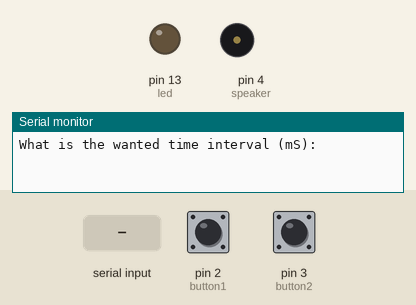
Recording of a sketch running on a simulated Arduino Mega 2560, built with avr-gcc and run on an emulated ATmega2560. Parts: output pins drawn as LEDs (lit = HIGH), buzzer (waves = sounding), the last lines printed to the serial monitor. Dashed ring = blinking. The inputs (shaded band) are chosen by the test bench; at power-on: pin 2 (button1) LOW, pin 3 (button2) LOW.

Above: at 0.9 s.
1.0 s: "90,45\n" received over Serial
2.5 s: pin 2 (button1) pulled HIGH for 0.15 s
At 2.62 s:
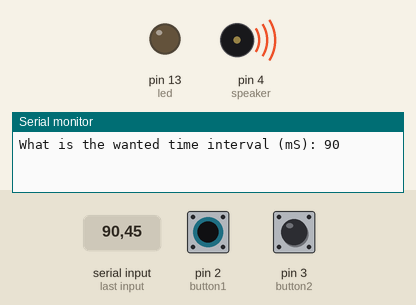
4.5 s: pin 2 (button1) pulled HIGH for 3.2 s
At 4.79 s:
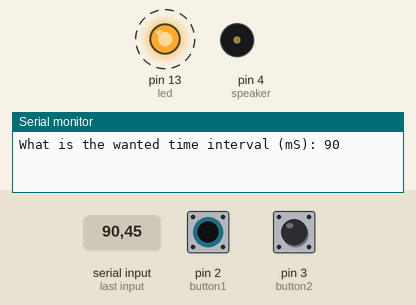
Timing chart, 0 to 9.7 s (numbered marks = the images above; inputs shaded):
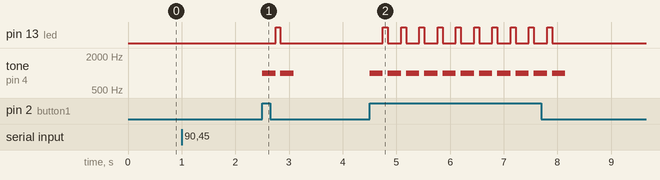

The sketch:

audioLedTimer.ino
```cpp
 /*
 audioLedTimer
 Frank Olson
 v.1
 30 September 2014
 Arduino Mega 2560 v3
 Last Update: 01 October 2014

 This Program is for Lab 5 of EE 426. This project will utilize serial
 connection, an LED, and a button to create a timer. The program will
 prompt for a time interval and then wait for the user to push the button.
 once the user has pressed the button the LED will turn on and the
 speaker will beep once. After the user's selected time interval is up,
 the LED will turn of and the speaker will beep again.

 */

 // Set pin numbers
 const int button1 = 2; // timer button
 const int button2 = 3; // reset button
 const int speaker = 4;
 const int led = 13;
 const int toneFreq = 1000;

 // Initialize variables
 int buttonState1 = 0;
 int buttonState2 = 0;
 int choice;
 int delayTime;

 void setup(){
   // Initialize pin states
   pinMode(led,OUTPUT);
   pinMode(button1,INPUT);
   pinMode(button2,INPUT);
   pinMode(speaker,OUTPUT);

   // Initialize serial communication
   Serial.begin(9600);

   // Give initial user prompt and get response
   Serial.print("What is the wanted time interval (mS): ");
   delayTime = userDigits();
 }

 void loop(){
   // check buttonStates
   buttonState1 = digitalRead(button1);
   buttonState2 = digitalRead(button2);

   // action when buttons are pressed
   if(buttonState1==HIGH){
     // play sound
     tone(speaker, toneFreq, 250);
     delay(250);

     // turn on LED and start timer
     digitalWrite(led, HIGH);
     delay(delayTime);

     // turn of LED, and play ending sound
     digitalWrite(led, LOW);
     tone(speaker, toneFreq, 250);
   }

   // else if statement to allow users to change the time during the
   // program if the wish
   else if(buttonState2==HIGH){
     Serial.print("What is the wanted time interval (mS): ");

     // get user input
     delayTime = userDigits();
   }
 }

 unsigned int userDigits(){
   // initialize variable
   int value;

   // setup buffer for multiple digits in user response
   char buffer[] = {' ',' ',' ',' ',' ',' ',' '}; // Receive up to 7

   // wait for input
   while(!Serial.available());

   // get user input and convert to int
   Serial.readBytesUntil('\n', buffer, 7);
   value = int(atoi(buffer));
   Serial.print(value);
   Serial.println();

   // return converted input
   return value;
 }
```

Measured:
- after the input at 2.5 s, pin 13 (led): LOW → HIGH after 0.25 s, → LOW 0.09 s later; tone on pin 4 (speaker): alternates 1000 Hz for 0.25 s and silent for 0.09 s, 4 changes in all, then stays silent, starting at once
- after the input at 4.5 s, pin 13 (led): alternates HIGH for 0.09 s and LOW for 0.25 s, 20 changes in all, then stays LOW, starting after 0.25 s; tone on pin 4 (speaker): alternates 1000 Hz for 0.25 s and silent for 0.09 s, 22 changes in all, then stays silent, starting at once
